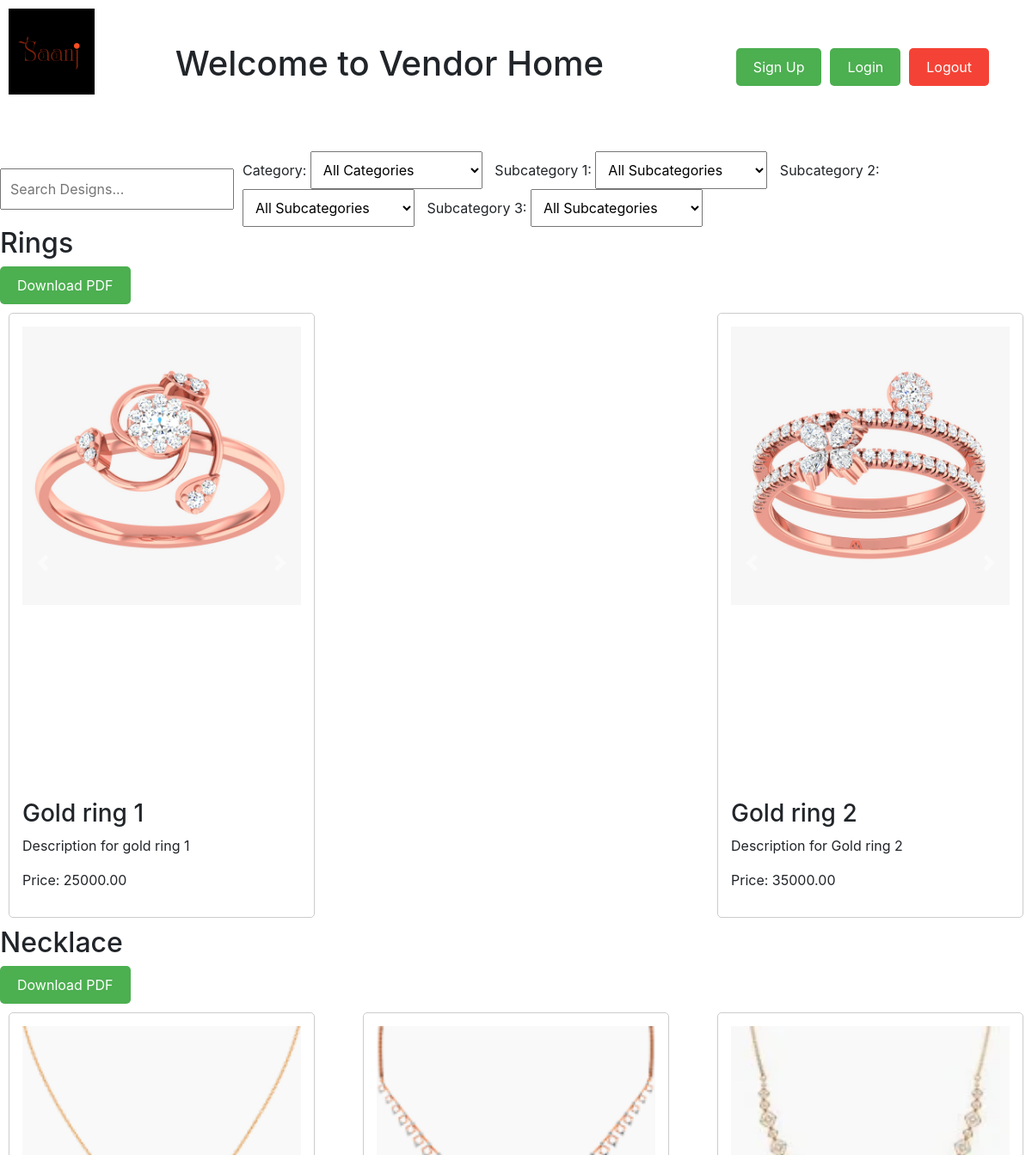
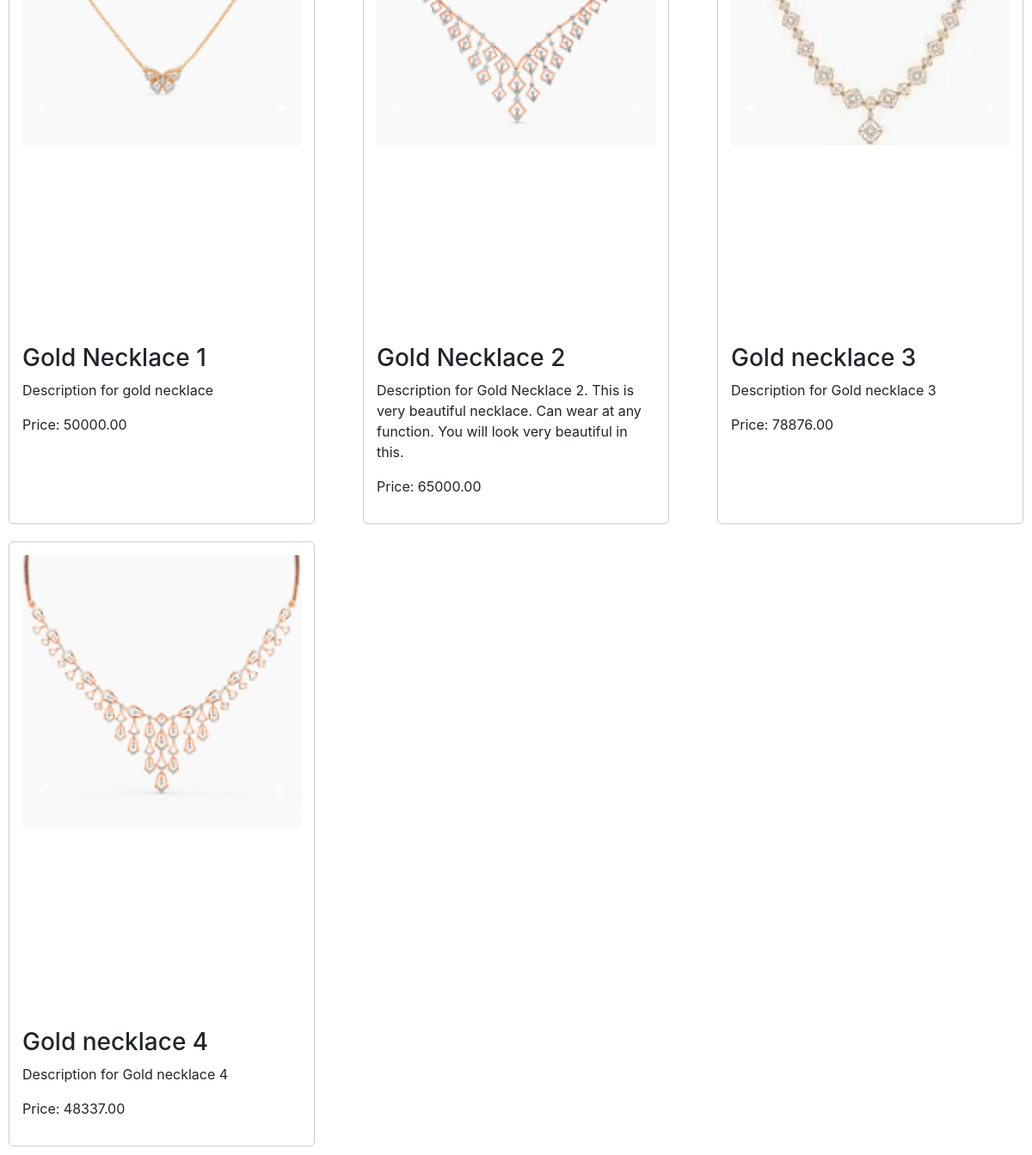
Page / (signed in) on the committed database (2 pictures, top to bottom).
### saanj_app/models.py (models this page shows, shortened)
class Category(models.Model):
    name = models.CharField(max_length=100)
    parent = models.ForeignKey('self', on_delete=models.CASCADE, null=True, blank=True, related_name='subcategories')

class Design(models.Model):
    title = models.CharField(max_length=200)
    description = models.TextField()
    category = models.ForeignKey(Category, on_delete=models.CASCADE)
    price = models.DecimalField(max_digits=10, decimal_places=2, null=True, blank=True)  # Allow null and blank
    image = models.ImageField(upload_to='designs/', null=True, blank=True)  # Added blank=True for consistency
    subcategory1 = models.ForeignKey(SubCategory1, on_delete=models.CASCADE, null=True, blank=True)
    subcategory2 = models.ForeignKey(SubCategory2, on_delete=models.CASCADE, null=True, blank=True)
    subcategory3 = models.ForeignKey(SubCategory3, on_delete=models.CASCADE, null=True, blank=True)

### saanj_app/views.py (the view)
# urls.py: path('', views.vendor_home, name='vendor_home'),
@login_required(login_url='/vendor/login/')
def vendor_home(request):
    vendor_id = request.session.get('vendor_id')
    print(vendor_id)
    print(f"Vendor ID from session: {vendor_id}")  # Debugging line
    vendor = None
    if vendor_id:
        try:
            vendor = Vendor.objects.get(id=vendor_id)
            print(f"Vendor found: {vendor}")  # Debugging line
        except Vendor.DoesNotExist:
            print("Vendor does not exist.")  # Debugging line
    else:
        print("No vendor ID found in session.")  # Debugging line
    categories = Category.objects.prefetch_related('design_set').all()
    subcategories1 = SubCategory1.objects.all()
    subcategories2 = SubCategory2.objects.all()
    subcategories3 = SubCategory3.objects.all()
    return render(request, 'home.html', {
        'categories': categories,
        'vendor': vendor,
        'subcategories1': subcategories1,
        'subcategories2': subcategories2,
        'subcategories3': subcategories3,
    })

### saanj_app/templates/home.html (shortened to what this page needs)
<!DOCTYPE html>
<html lang="en">
<head>
    {% load static %}
    <link rel="stylesheet" href="{% static 'styles.css' %}">
    <link rel="stylesheet" href="https://stackpath.bootstrapcdn.com/bootstrap/4.5.2/css/bootstrap.min.css">
</head>
<body>
    <img src="{% static 'Manufacturer_logo/saanj_logo.png' %}" alt="Manufacturer Logo" class="manufacturer-logo">
    <div class="header">
        <div class="welcome-message">
            <h1>Welcome to Vendor Home</h1>
        </div>
        <div class="auth-buttons">
            <a href="{% url 'vendor_signup' %}" class="button">Sign Up</a>
            <a href="{% url 'vendor_login' %}" class="button">Login</a>
            <a href="{% url 'vendor_logout' %}" class="logout-button">Logout</a>
        </div>
    </div>
    <div class="search-container">
        <input type="text" id="search" placeholder="Search Designs..." onkeyup="filterDesigns()">
        <div class="filter">
            <label for="category-filter">Category:</label>
            <select id="category-filter" onchange="filterDesigns()">
                <option value="">All Categories</option>
            </select>
            <label for="subcategory1-filter">Subcategory 1:</label>
            <select id="subcategory1-filter" onchange="filterDesigns()">
                <option value="">All Subcategories</option>
            </select>
            <label for="subcategory2-filter">Subcategory 2:</label>
            <select id="subcategory2-filter" onchange="filterDesigns()">
                <option value="">All Subcategories</option>
            </select>
            <label for="subcategory3-filter">Subcategory 3:</label>
            <select id="subcategory3-filter" onchange="filterDesigns()">
                <option value="">All Subcategories</option>
            </select>
        </div>
    </div>
    {% for category in categories %}
    <div class="category-section">
        <h2>{{ category.name }}</h2>
        <a href="{% url 'download_pdf' category.id %}" class="button">Download PDF</a>
        <div class="designs">
            {% for design in category.design_set.all %}
            <div class="design-card" data-category="{{ category.name }}" data-subcategory1="{{ design.subcategory1.name }}" data-subcategory2="{{ design.subcategory2.name }}" data-subcategory3="{{ design.subcategory3.name }}">
                <div id="carousel-{{ design.id }}" class="carousel slide" data-ride="carousel">
                    <div class="carousel-inner">
                        {% for image in design.images.all %}
                        <div class="carousel-item {% if forloop.first %}active{% endif %}">
                            <div class="image-container">
                            </div>
                        </div>
                        {% endfor %}
                    </div>
                    <a class="carousel-control-prev" href="#carousel-{{ design.id }}" role="button" data-slide="prev">
                        <span class="carousel-control-prev-icon" aria-hidden="true"></span>
                    </a>
                    <a class="carousel-control-next" href="#carousel-{{ design.id }}" role="button" data-slide="next">
                        <span class="carousel-control-next-icon" aria-hidden="true"></span>
                    </a>
                </div>
                <h3>{{ design.title }}</h3>
                <p>{{ design.description }}</p>
                <p>Price: {{ design.price }}</p>
            </div>
            {% endfor %}
        </div>
    </div>
    {% endfor %}
</body>
</html>

### saanj_app/static/styles.css (style rules this page uses)
body { font-family: Arial, sans-serif; }

### saanj_app/templates/home.html (style rules this page uses)
.manufacturer-logo { position: absolute; top: 10px; left: 10px; width: 100px; height: auto; z-index: 100; }
.header { display: flex; align-items: center; justify-content: space-between; width: 100%; padding: 50px; position: relative; }
.welcome-message { flex-grow: 1; text-align: center; }
.auth-buttons { display: flex; gap: 10px; }
.search-container { display: flex; align-items: center; margin-top: 20px; }
input[type="text"] { margin-right: 10px; padding: 10px; width: 300px; }
.button, .logout-button { display: inline-block; padding: 10px 20px; border-radius: 5px; text-decoration: none; color: white; }
.button { background-color: #4CAF50; }
.logout-button { background-color: #f44336; }
.designs { display: flex; flex-wrap: wrap; justify-content: space-between; }
.design-card { border: 1px solid #ccc; border-radius: 5px; padding: 15px; margin: 10px; width: calc(33% - 40px); transition: filter 0.3s ease-in-out; }
.carousel-inner { height: 550px; }
.filter select { padding: 10px; margin-right: 10px; width: 200px; }
img { -webkit-user-drag: none; user-drag: none; }

### rows in the picture
Category: name "Rings"
Design: title "Gold ring 1", description "Description for gold ring 1", price "25000.00"
Design: title "Gold ring 2", description "Description for Gold ring 2", price "35000.00"
Category: name "Necklace"
Design: title "Gold Necklace 1", description "Description for gold necklace", price "50000.00"
Design: title "Gold Necklace 2", description "Description for Gold Necklace 2. This is very beautiful necklace. Can wear at any function. You will look very beautiful in this.", price "65000.00"
Design: title "Gold necklace 3", description "Description for Gold necklace 3", price "78876.00"
Design: title "Gold necklace 4", description "Description for Gold necklace 4", price "48337.00"
